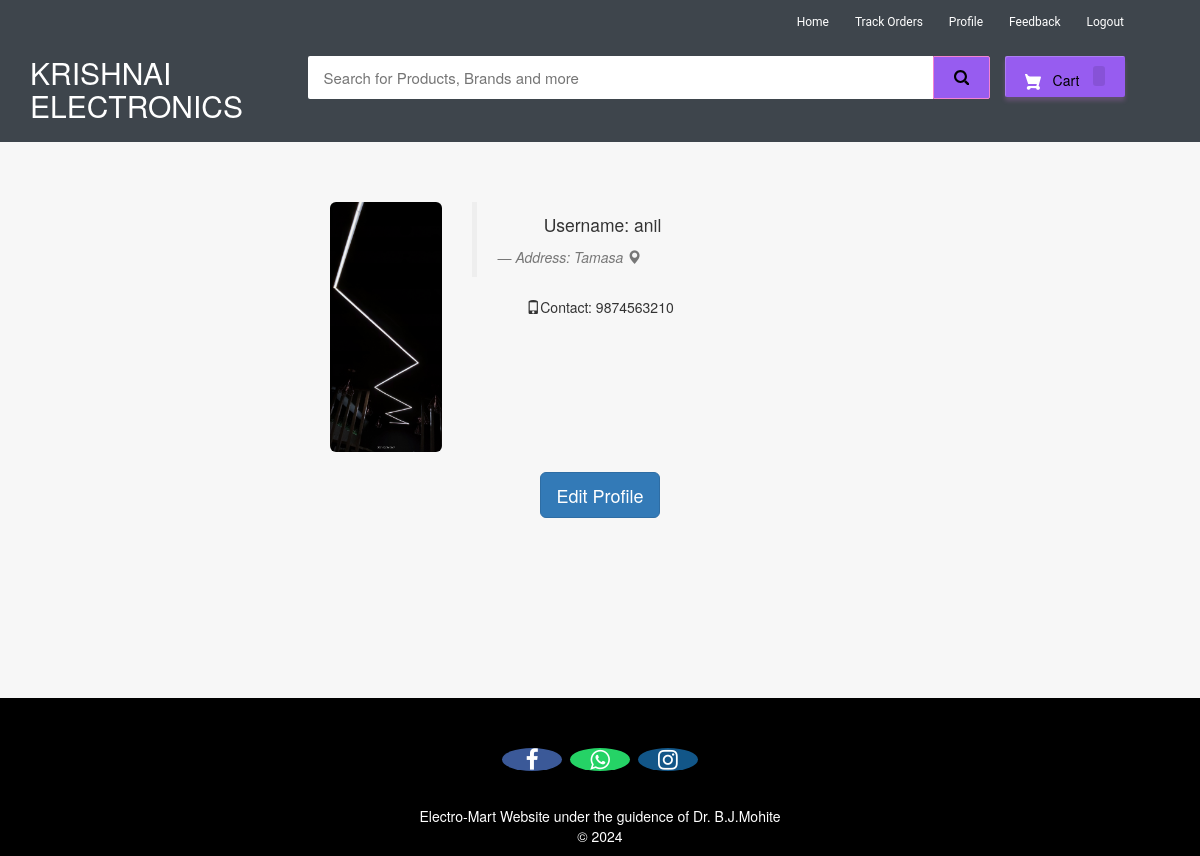
Page /my-profile (signed in) on the committed database.
### ecom/models.py (models this page shows, shortened)
class Customer(models.Model):
    user=models.OneToOneField(User,on_delete=models.CASCADE)
    profile_pic= models.ImageField(upload_to='profile_pic/CustomerProfilePic/',null=True,blank=True)
    address = models.CharField(max_length=50)
    mobile = models.CharField(max_length=10,null=False)

### ecom/views.py (the view)
# urls.py: path('my-profile', views.my_profile_view,name='my-profile'),
@login_required(login_url='customerlogin')
@user_passes_test(is_customer)
def my_profile_view(request):
    customer=models.Customer.objects.get(user_id=request.user.id)
    return render(request,'ecom/my_profile.html',{'customer':customer})

### ecom/views.py (called while the page is built)
def is_customer(user):
    return user.groups.filter(name='CUSTOMER').exists()

### templates/ecom/my_profile.html (shortened to what this page needs)
{% extends 'ecom/customer_base.html' %}
{% load static %}
{% block content %}
<br><br><br>
<div style="padding-left:300px;" class="container">
        <div class="col-sm-2 col-md-2">
            <img src="{% static customer.profile_pic.url %}"   alt="profile pic" class="img-rounded img-responsive" />
        </div>
        <div class="col-sm-4 col-md-4">
            <blockquote>
                <p>Username: {{request.user}}</p> <small><cite title="Source Title">Address: {{customer.address}}  <i class="glyphicon glyphicon-map-marker"></i></cite></small>
            </blockquote>
            <p><i class="glyphicon glyphicon-phone"></i>Contact: {{customer.mobile}}
            </p>
        </div>
</div>
<br>
<div style="text-align: center;">
  <a href="/edit-profile"><button class="btn btn-primary btn-lg" ><span>Edit Profile </span></button></a>
</div>
<br><br><br><br><br><br>
{% endblock content %}

### templates/ecom/customer_base.html (style rules this page uses)
body { background-color: #f7f7f7; }
p { text-align: center; }

### templates/ecom/my_profile.html (style rules this page uses)
body { background-color:#f7f7f7; }

### rows in the picture
Customer: profile_pic (picture), address "Tamasa", mobile "9874563210"

### other values in the picture
{{ request.user }} "anil"
